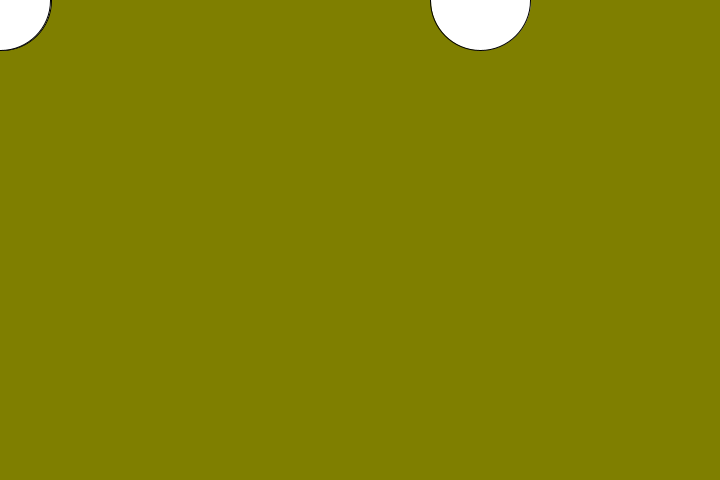
Frame 1 (no input)
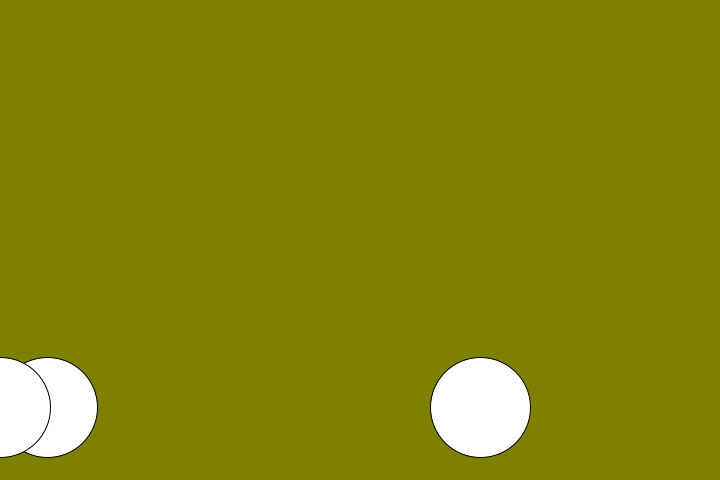
Frame 60 (the mouse pressed at the canvas centre just before this capture)
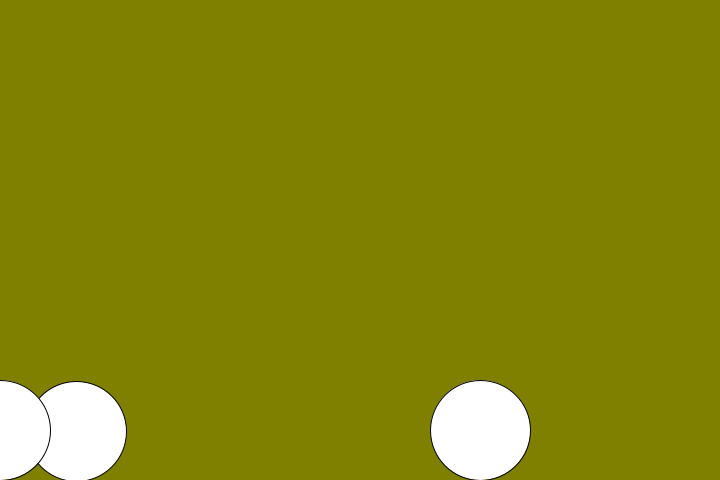
Frame 120 (the mouse held since frame 60 and released just before this capture)

The Processing sketch that drew these frames (run headless with seeded random() and noise(); from frame 60 on, the mouse is pressed at the canvas centre):

// Processing sketch: processing_82859
// ── processing_82859.pde

//Final 1
//In class Physics demonstration; 2 bouncing balls.
//alexander werdmuller von elgg

float x;
float y;
float vx;
float vy;
float fx;
float fy;
float g;
float by;

void setup(){
size(720,480);
x = 0;
y = 0;
vx = 1;
vy = .5;
g = 1;
fx = .9918;
fy = -.5;

smooth();

colorMode(HSB,300,50,100,50);
background(150,20,50,100);
}

void draw (){
 background(50,50,50,100);
  x+=vx;
  y+=vy;
  vx*=fx;
  vy+=g;
  by+=g;
  

  ellipse(x,y,100,100);
  
  
  if(y>height-50){
   
    y=height-50;
    vy*=fy;
    }
  
  if(x>80){
    vy+=2;
    vx+=0;
    }
    
    ellipse(vx,y,100,100);
    if(y>height-50){
   
    y=height-50;
    vy*=fy;
    }
  
  if(x>80){
    vy+=2;
    vx+=0;
    }
    
  ellipse(vx+480,y,100,100);
  if(y>width/2){
    
    by*=fy;
  }
  
}
